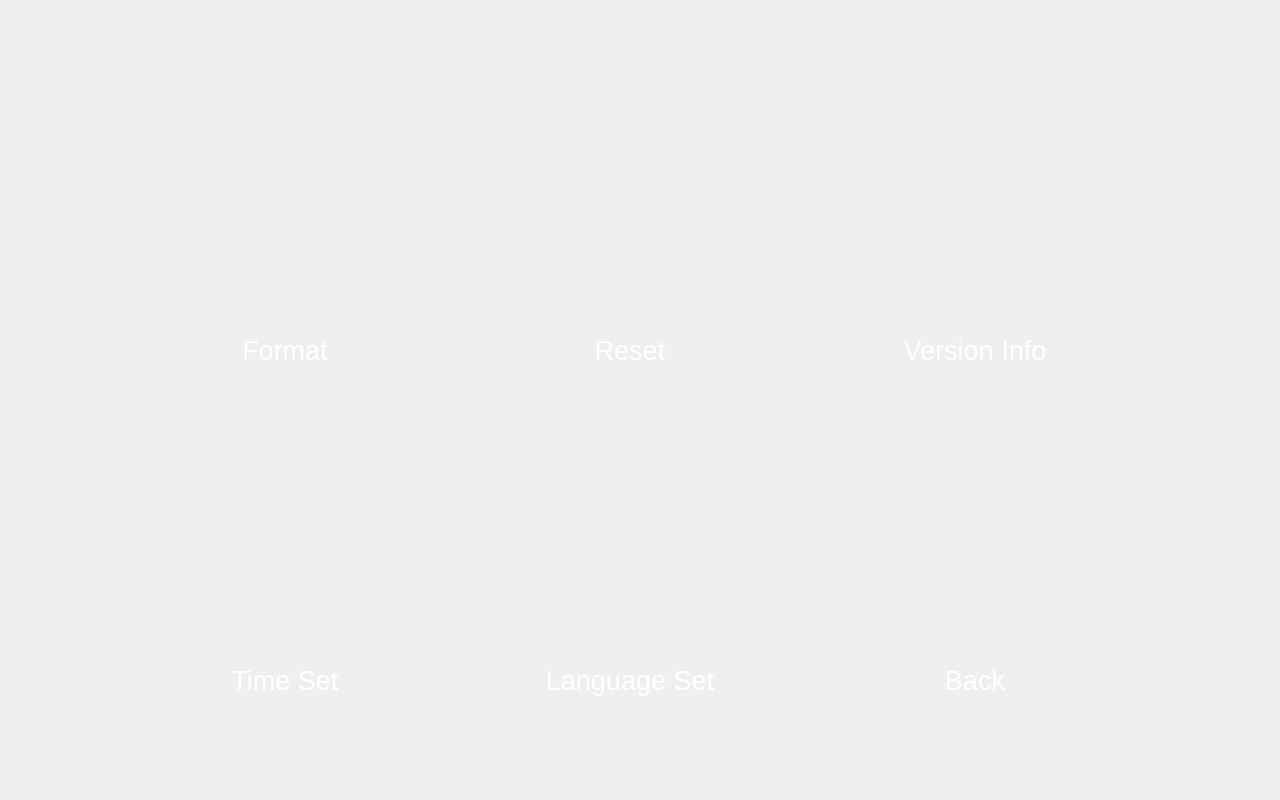
<?xml version="1.0" encoding="UTF-8"?>
<ui version="4.0">
 <class>system_setting</class>
 <widget class="QWidget" name="system_setting">
  <property name="geometry">
   <rect>
    <x>0</x>
    <y>0</y>
    <width>1280</width>
    <height>800</height>
   </rect>
  </property>
  <property name="windowTitle">
   <string>Form</string>
  </property>
  <property name="styleSheet">
   <string notr="true"/>
  </property>
  <widget class="QLabel" name="label_b">
   <property name="geometry">
    <rect>
     <x>0</x>
     <y>0</y>
     <width>1280</width>
     <height>805</height>
    </rect>
   </property>
   <property name="styleSheet">
    <string notr="true">border-image: url(:/tu/ALL-IN-ONE ICON/BKG.png);</string>
   </property>
   <property name="text">
    <string/>
   </property>
  </widget>
  <widget class="QWidget" name="layoutWidget">
   <property name="geometry">
    <rect>
     <x>90</x>
     <y>70</y>
     <width>1081</width>
     <height>681</height>
    </rect>
   </property>
   <layout class="QGridLayout" name="gridLayout" rowminimumheight="290,290" columnminimumwidth="290,290,290">
    <item row="0" column="0">
     <widget class="Label_formatting" name="label_formatting">
      <property name="minimumSize">
       <size>
        <width>290</width>
        <height>290</height>
       </size>
      </property>
      <property name="maximumSize">
       <size>
        <width>290</width>
        <height>290</height>
       </size>
      </property>
      <property name="styleSheet">
       <string notr="true">border-image: url(:/tu/ALL-IN-ONE ICON/iconBKG.png);</string>
      </property>
      <property name="text">
       <string/>
      </property>
      <property name="pixmap">
       <pixmap>:/tu/ALL-IN-ONE ICON/icon_format.png</pixmap>
      </property>
      <property name="alignment">
       <set>Qt::AlignCenter</set>
      </property>
     </widget>
    </item>
    <item row="0" column="1">
     <widget class="Label_reset" name="label_reset">
      <property name="maximumSize">
       <size>
        <width>290</width>
        <height>290</height>
       </size>
      </property>
      <property name="styleSheet">
       <string notr="true">border-image: url(:/tu/ALL-IN-ONE ICON/iconBKG.png);</string>
      </property>
      <property name="text">
       <string/>
      </property>
      <property name="pixmap">
       <pixmap>:/tu/ALL-IN-ONE ICON/icon_reset.png</pixmap>
      </property>
      <property name="alignment">
       <set>Qt::AlignCenter</set>
      </property>
     </widget>
    </item>
    <item row="0" column="2">
     <widget class="Label_versions" name="label_versions">
      <property name="maximumSize">
       <size>
        <width>290</width>
        <height>290</height>
       </size>
      </property>
      <property name="styleSheet">
       <string notr="true">border-image: url(:/tu/ALL-IN-ONE ICON/iconBKG.png);</string>
      </property>
      <property name="text">
       <string/>
      </property>
      <property name="pixmap">
       <pixmap>:/tu/ALL-IN-ONE ICON/icon_info.png</pixmap>
      </property>
      <property name="alignment">
       <set>Qt::AlignCenter</set>
      </property>
     </widget>
    </item>
    <item row="1" column="0">
     <widget class="Label_time" name="label_time">
      <property name="maximumSize">
       <size>
        <width>16777215</width>
        <height>290</height>
       </size>
      </property>
      <property name="styleSheet">
       <string notr="true">border-image: url(:/tu/ALL-IN-ONE ICON/iconBKG.png);</string>
      </property>
      <property name="text">
       <string/>
      </property>
      <property name="pixmap">
       <pixmap>:/tu/ALL-IN-ONE ICON/icon_time.png</pixmap>
      </property>
      <property name="alignment">
       <set>Qt::AlignCenter</set>
      </property>
     </widget>
    </item>
    <item row="1" column="1">
     <widget class="Label_language" name="label_language">
      <property name="styleSheet">
       <string notr="true">border-image: url(:/tu/ALL-IN-ONE ICON/iconBKG.png);</string>
      </property>
      <property name="text">
       <string/>
      </property>
      <property name="pixmap">
       <pixmap>:/tu/ALL-IN-ONE ICON/icon_language.png</pixmap>
      </property>
      <property name="alignment">
       <set>Qt::AlignCenter</set>
      </property>
     </widget>
    </item>
    <item row="1" column="2">
     <widget class="Label_return" name="label_return">
      <property name="styleSheet">
       <string notr="true">border-image: url(:/tu/ALL-IN-ONE ICON/iconBKG.png);</string>
      </property>
      <property name="text">
       <string/>
      </property>
      <property name="pixmap">
       <pixmap>:/tu/ALL-IN-ONE ICON/icon_back.png</pixmap>
      </property>
      <property name="alignment">
       <set>Qt::AlignCenter</set>
      </property>
     </widget>
    </item>
   </layout>
  </widget>
  <widget class="QPushButton" name="nameBtnFormat">
   <property name="geometry">
    <rect>
     <x>140</x>
     <y>330</y>
     <width>290</width>
     <height>40</height>
    </rect>
   </property>
   <property name="font">
    <font>
     <pointsize>20</pointsize>
    </font>
   </property>
   <property name="focusPolicy">
    <enum>Qt::NoFocus</enum>
   </property>
   <property name="styleSheet">
    <string notr="true">color: rgb(255, 255, 255);
border:none;
background-color:transparent;
border-image: none;</string>
   </property>
   <property name="text">
    <string>Format</string>
   </property>
   <property name="flat">
    <bool>true</bool>
   </property>
  </widget>
  <widget class="QPushButton" name="nameBtnReset">
   <property name="geometry">
    <rect>
     <x>485</x>
     <y>330</y>
     <width>290</width>
     <height>40</height>
    </rect>
   </property>
   <property name="font">
    <font>
     <pointsize>20</pointsize>
    </font>
   </property>
   <property name="focusPolicy">
    <enum>Qt::NoFocus</enum>
   </property>
   <property name="styleSheet">
    <string notr="true">color: rgb(255, 255, 255);
border:none;
background-color:transparent;
border-image: none;</string>
   </property>
   <property name="text">
    <string>Reset</string>
   </property>
   <property name="flat">
    <bool>true</bool>
   </property>
  </widget>
  <widget class="QPushButton" name="nameBtnVersion">
   <property name="geometry">
    <rect>
     <x>830</x>
     <y>330</y>
     <width>290</width>
     <height>40</height>
    </rect>
   </property>
   <property name="font">
    <font>
     <pointsize>20</pointsize>
    </font>
   </property>
   <property name="focusPolicy">
    <enum>Qt::NoFocus</enum>
   </property>
   <property name="styleSheet">
    <string notr="true">color: rgb(255, 255, 255);
border:none;
background-color:transparent;
border-image: none;</string>
   </property>
   <property name="text">
    <string>Version Info</string>
   </property>
   <property name="flat">
    <bool>true</bool>
   </property>
  </widget>
  <widget class="QPushButton" name="nameBtnTimeSet">
   <property name="geometry">
    <rect>
     <x>140</x>
     <y>660</y>
     <width>290</width>
     <height>40</height>
    </rect>
   </property>
   <property name="font">
    <font>
     <pointsize>20</pointsize>
    </font>
   </property>
   <property name="focusPolicy">
    <enum>Qt::NoFocus</enum>
   </property>
   <property name="styleSheet">
    <string notr="true">color: rgb(255, 255, 255);
border:none;
background-color:transparent;
border-image: none;</string>
   </property>
   <property name="text">
    <string>Time Set</string>
   </property>
   <property name="flat">
    <bool>true</bool>
   </property>
  </widget>
  <widget class="QPushButton" name="nameBtnLanSet">
   <property name="geometry">
    <rect>
     <x>485</x>
     <y>660</y>
     <width>290</width>
     <height>40</height>
    </rect>
   </property>
   <property name="font">
    <font>
     <pointsize>20</pointsize>
    </font>
   </property>
   <property name="focusPolicy">
    <enum>Qt::NoFocus</enum>
   </property>
   <property name="styleSheet">
    <string notr="true">color: rgb(255, 255, 255);
border:none;
background-color:transparent;
border-image: none;</string>
   </property>
   <property name="text">
    <string>Language Set</string>
   </property>
   <property name="flat">
    <bool>true</bool>
   </property>
  </widget>
  <widget class="QPushButton" name="nameBtnLanSet_2">
   <property name="geometry">
    <rect>
     <x>830</x>
     <y>660</y>
     <width>290</width>
     <height>40</height>
    </rect>
   </property>
   <property name="font">
    <font>
     <pointsize>20</pointsize>
    </font>
   </property>
   <property name="focusPolicy">
    <enum>Qt::NoFocus</enum>
   </property>
   <property name="styleSheet">
    <string notr="true">color: rgb(255, 255, 255);
border:none;
background-color:transparent;
border-image: none;</string>
   </property>
   <property name="text">
    <string>Back</string>
   </property>
   <property name="flat">
    <bool>true</bool>
   </property>
  </widget>
 </widget>
 <customwidgets>
  <customwidget>
   <class>Label_formatting</class>
   <extends>QLabel</extends>
   <header>system_setting.h</header>
  </customwidget>
  <customwidget>
   <class>Label_reset</class>
   <extends>QLabel</extends>
   <header>system_setting.h</header>
  </customwidget>
  <customwidget>
   <class>Label_versions</class>
   <extends>QLabel</extends>
   <header>system_setting.h</header>
  </customwidget>
  <customwidget>
   <class>Label_time</class>
   <extends>QLabel</extends>
   <header>system_setting.h</header>
  </customwidget>
  <customwidget>
   <class>Label_language</class>
   <extends>QLabel</extends>
   <header>system_setting.h</header>
  </customwidget>
  <customwidget>
   <class>Label_return</class>
   <extends>QLabel</extends>
   <header>system_setting.h</header>
  </customwidget>
 </customwidgets>
 <resources/>
 <connections/>
</ui>
